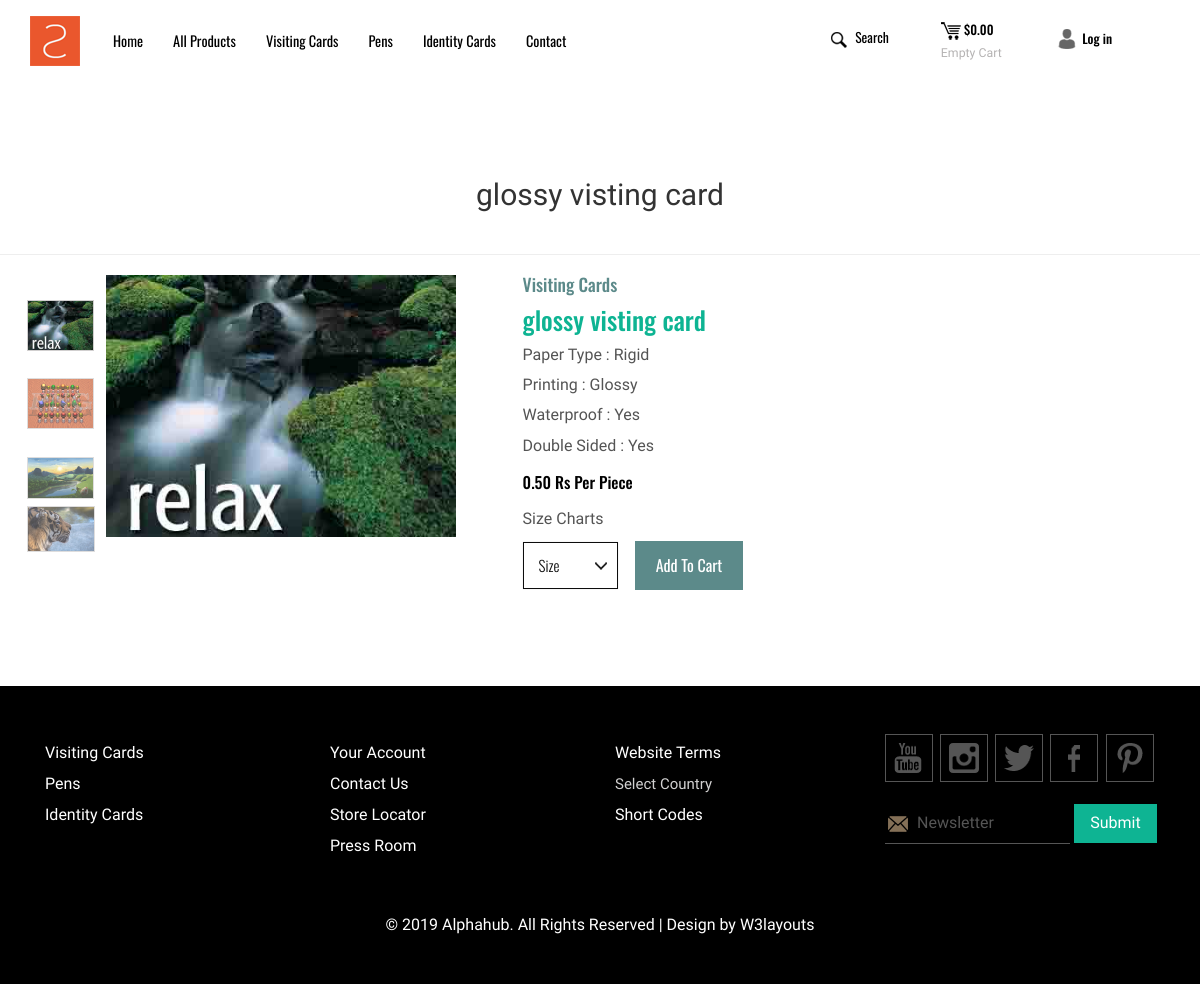
Screenshot of /products/detail/glossy-visting-card/ with the database file from the repository.
### products/models.py (models this page shows, shortened)
class Product(models.Model):
    name = models.CharField(max_length=128, unique=True)
    slug = models.SlugField(blank=True)
    headline = models.CharField(max_length=264, blank=True)
    product_code = models.CharField(max_length=32, blank=True, null=True)
    category = models.ForeignKey(Category, on_delete=models.PROTECT)
    extra_info = models.TextField(blank=True)
    created_on = models.DateTimeField(auto_now_add=True)
    updated_on = models.DateTimeField(auto_now=True)
    @property
    def get_specifications(self):
        return self.specification_set.all()
    @property
    def get_display_text(self):
        return self.name
    @property
    def get_photos(self):
        photos = self.photo_set.all()
        return photos
    @property
    def get_display_price(self):
        return "{} Rs".format(self.rate_set.filter(quantity__lte=1000).order_by("-quantity").first().per_piece_amount)

class Photo(models.Model):
    product = models.ForeignKey("Product", on_delete=models.CASCADE)
    photo = models.ImageField(upload_to="products/photos/")
    is_base_photo = models.BooleanField(default=False)
    @property
    def get_photo_url(self):
        return self.photo.url

class Category(models.Model):
    name = models.CharField(max_length=64)
    is_rate_qty = models.BooleanField(verbose_name="Allow only rate quantities", default=False)
    class Meta:
        verbose_name_plural = "Categories"
    @property
    def get_absolute_url(self):
        return reverse_lazy("products:category_products_list", kwargs={"id": self.id})

class Specification(models.Model):
    name = models.CharField(max_length=64)
    value = models.CharField(max_length=128)
    product = models.ForeignKey(Product, on_delete=models.CASCADE)

class Rate(models.Model):
    quantity = models.PositiveSmallIntegerField(default=1, validators=[validate_nonzero, ])
    amount = models.DecimalField(max_digits=7, decimal_places=2)
    product = models.ForeignKey("Product", on_delete=models.CASCADE)
    per_piece_amount = models.DecimalField(max_digits=7, decimal_places=2, blank=True, null=True)

### products/views.py (the view)
# urls.py: url(r"^detail/(?P<slug>[-\w]+)/$", views.ProductDetailView.as_view(), name="detail"),
class ProductDetailView(DetailView):
    model = Product
    template_name = "products/detail.html"
    context_object_name = "product"
    def get_context_data(self, **kwargs):
        context = super().get_context_data()
        context['cart_item_form'] = CartItemAddForm()
        return context

### carts_app/forms.py
class CartItemAddForm(forms.ModelForm):
    class Meta:
        model = CartItem
        fields = ("product", "quantity")

### portal/templatetags/portal_tags.py (called while the page is built)
@register.simple_tag
def get_category_url_by_name_contains(name):
    qs = Category.objects.filter(name__icontains=name)
    if qs.exists():
        return qs.first().get_absolute_url

### portal/templates/products/detail.html (shortened to what this page needs)
{% extends "portal/base.html" %}
{% load static %}
{% block extrahead %}
    <link rel="stylesheet" href="{% static "portal/css/flexslider.css" %}" type="text/css" media="screen" />
{% endblock %}
{% block content %}
    <div class="single">
        <h2 class="text-center aa-heading">{{ product.get_display_text }}</h2><br><hr>
       <div class="container">
         <div class="single-main">
            <div class="single-top-main">
                <div class="col-md-5 single-top">
                   <div class="flexslider">
                      <ul class="slides">
                         {% for photo in product.get_photos %}
                            <li data-thumb="{{ photo.get_photo_url }}">
                                <div class="thumb-image"> <img src="{{ photo.get_photo_url }}" data-imagezoom="true" class="img-responsive"> </div>
                            </li>
                         {% endfor %}
                      </ul>
                </div>
                </div>
                <div class="col-md-7 single-top-left simpleCart_shelfItem">
                    <h2>{{ product.category.name }}</h2>
                    <h1>{{ product.get_display_text }}</h1>
                    {% for spec in product.get_specifications %}
                        <h4>{{ spec.name }} : {{ spec.value }}</h4>
                    {% endfor %}
                    <h6 class="item_price">{{ product.get_display_price }} Per Piece</h6>
                    <h4>Size Charts</h4>
                    <ul class="bann-btns">
                        <li><select class="bann-size">
                            <option value="select your location">Size</option>
                        </select>
                        </li>
                        <li><a href="#" class="item_add">Add To Cart</a></li>
                    </ul>
                </div>
               <div class="clearfix"> </div>
           </div>
         </div>
       </div>
    </div>
{% endblock %}

### portal/static/portal/css/style.css (style rules this page uses)
h4, h5, h6, h1, h2, h3 { margin: 0; }
ul, ol { margin: 0; }
html, body { font-family: 'Hind', sans-serif; font-size: 100%; background:#fff; }
a { text-decoration: none; }
.item_add { color: #000; border:none; }
a.item_add { text-decoration: none; }
select.bann-size { background: url(../images/arrow.png)no-repeat 88% 50%; width: 100%; padding:0.8em 2.5em 0.8em 1em; border: 1px solid #0D0D0D; outline: none; font-size: 15px; font-weight: 300; color:#0D0D0D; cursor: pointer; -webkit-appearance: none; -moz-appearance: none; -o-appearance: none; -ms-appearance: none; font-family: 'Oswald', sans-serif; box-shadow:0px 0px 1px 0px rgba(204, 204, 204, 0.85); }
ul.bann-btns li a { font-size: 1em; color: #fff; padding:0.83em 1.3em; background:#5c8a8a; display: block; text-align: center; font-family: 'Oswald', sans-serif; }
.single { padding: 6em 0em; }
.single-top-left h2 { font-size: 1.1em; color:#5c8a8a; font-family: 'Oswald', sans-serif; margin-bottom: 0.6em; }
.single-top-left h1 { font-size: 1.6em; color:#0eb493; margin-bottom: 0.5em; font-family: 'Oswald', sans-serif; }
.single-top-left h6 { font-size: 1em; color: #000; margin: 1.2em 0em; font-family: 'Oswald', sans-serif; }
.single-top-left { padding-left: 3em; }
.single-top-left ul { padding: 0px; list-style: none; }
.single-top-left ul li { display:inline-block; margin-right: 0.8em; }
.single-top-left h4 { font-size: 1em; color: #545454; margin: 0.8em 0em; }
.thumb-image { width: 350px; margin: 0 auto; text-align:center; }
.thumb-image > img { width: 100%; }

### portal/static/portal/css/flexslider.css (style rules this page uses)
.slides, .slides > li, .flex-control-nav, .flex-direction-nav { margin: 0; padding: 0; list-style: none; }
.flexslider { margin: 0; padding: 0; }
.flexslider .slides > li { display: none; -webkit-backface-visibility: hidden; }
.flexslider .slides img { width: 100%; display: block; }
.flexslider .slides:after { content: "\0020"; display: block; clear: both; visibility: hidden; line-height: 0; height: 0; }
.flexslider { margin: 0 0 10px; background: #ffffff; position: relative; zoom: 1; -webkit-border-radius: 4px; -moz-border-radius: 4px; border-radius: 4px; -webkit-box-shadow: '' 0 1px 4px rgba(0, 0, 0, 0.2); -moz-box-shadow: '' 0 1px 4px rgba(0, 0, 0, 0.2); -o-box-shadow: '' 0 1px 4px rgba(0, 0, 0, 0.2); box-shadow: '' 0 1px 4px rgba(0, 0, 0, 0.2); }
.flexslider .slides { zoom: 1; }
.flexslider .slides img { height: auto; }
.single-top { margin-left:5%; width: 34%; }

### rows the page displays
Product: get_display_text "glossy visting card", category.name "Visiting Cards", get_display_price "0.50 Rs"
Photo: get_photo_url (picture)
Specification: name "Paper Type", value "Rigid"
Specification: name "Printing", value "Glossy"
Specification: name "Waterproof", value "Yes"
Specification: name "Double Sided", value "Yes"
